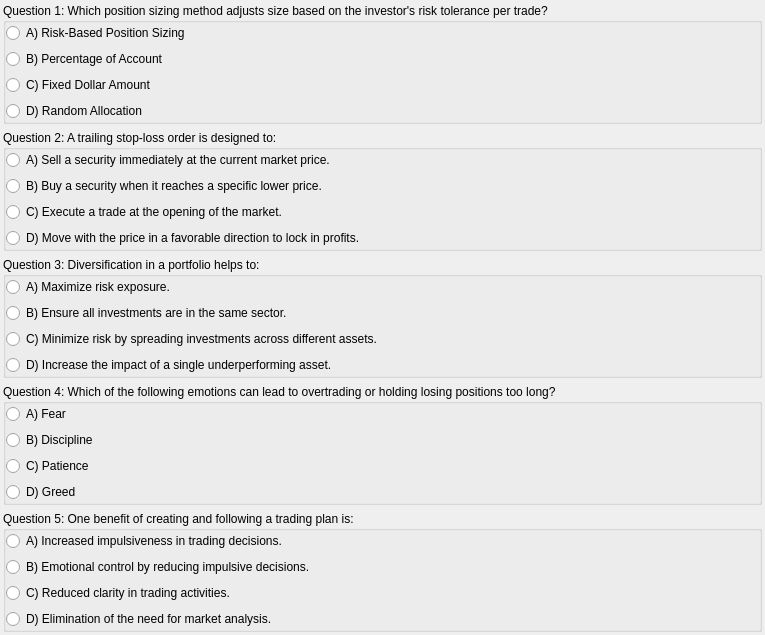
                 <widget class="QWidget" name="quiz5scrollWidget">
                  <property name="geometry">
                   <rect>
                    <x>0</x>
                    <y>0</y>
                    <width>765</width>
                    <height>610</height>
                   </rect>
                  </property>
                  <layout class="QVBoxLayout" name="verticalLayout_28">
                   <property name="leftMargin">
                    <number>3</number>
                   </property>
                   <property name="topMargin">
                    <number>3</number>
                   </property>
                   <property name="rightMargin">
                    <number>3</number>
                   </property>
                   <property name="bottomMargin">
                    <number>3</number>
                   </property>
                   <item>
                    <widget class="QGroupBox" name="M5Question1">
                     <property name="sizePolicy">
                      <sizepolicy hsizetype="Preferred" vsizetype="Preferred">
                       <horstretch>0</horstretch>
                       <verstretch>0</verstretch>
                      </sizepolicy>
                     </property>
                     <property name="title">
                      <string>Question 1: Which position sizing method adjusts size based on the investor's risk tolerance per trade?</string>
                     </property>
                     <property name="checkable">
                      <bool>false</bool>
                     </property>
                     <layout class="QVBoxLayout" name="verticalLayout_29">
                      <property name="leftMargin">
                       <number>0</number>
                      </property>
                      <property name="topMargin">
                       <number>0</number>
                      </property>
                      <property name="rightMargin">
                       <number>0</number>
                      </property>
                      <property name="bottomMargin">
                       <number>0</number>
                      </property>
                      <item>
                       <widget class="QRadioButton" name="Q1A1_5C">
                        <property name="text">
                         <string>A) Risk-Based Position Sizing</string>
                        </property>
                       </widget>
                      </item>
                      <item>
                       <widget class="QRadioButton" name="Q1A2_5">
                        <property name="text">
                         <string>B) Percentage of Account</string>
                        </property>
                       </widget>
                      </item>
                      <item>
                       <widget class="QRadioButton" name="Q1A3_5">
                        <property name="text">
                         <string>C) Fixed Dollar Amount</string>
                        </property>
                       </widget>
                      </item>
                      <item>
                       <widget class="QRadioButton" name="Q1A4_5">
                        <property name="text">
                         <string>D) Random Allocation</string>
                        </property>
                       </widget>
                      </item>
                     </layout>
                    </widget>
                   </item>
                   <item>
                    <widget class="QGroupBox" name="M5Question2">
                     <property name="title">
                      <string>Question 2: A trailing stop-loss order is designed to:</string>
                     </property>
                     <layout class="QVBoxLayout" name="verticalLayout_30">
                      <property name="leftMargin">
                       <number>0</number>
                      </property>
                      <property name="topMargin">
                       <number>0</number>
                      </property>
                      <property name="rightMargin">
                       <number>0</number>
                      </property>
                      <property name="bottomMargin">
                       <number>0</number>
                      </property>
                      <item>
                       <widget class="QRadioButton" name="Q2A1_5">
                        <property name="text">
                         <string>A) Sell a security immediately at the current market price.</string>
                        </property>
                       </widget>
                      </item>
                      <item>
                       <widget class="QRadioButton" name="Q2A2_5">
                        <property name="text">
                         <string>B) Buy a security when it reaches a specific lower price.</string>
                        </property>
                       </widget>
                      </item>
                      <item>
                       <widget class="QRadioButton" name="Q2A3_5">
                        <property name="text">
                         <string>C) Execute a trade at the opening of the market.</string>
                        </property>
                       </widget>
                      </item>
                      <item>
                       <widget class="QRadioButton" name="Q2A4_5C">
                        <property name="text">
                         <string>D) Move with the price in a favorable direction to lock in profits.</string>
                        </property>
                       </widget>
                      </item>
                     </layout>
                    </widget>
                   </item>
                   <item>
                    <widget class="QGroupBox" name="M5Question3">
                     <property name="title">
                      <string>Question 3: Diversification in a portfolio helps to:</string>
                     </property>
                     <layout class="QVBoxLayout" name="verticalLayout_31">
                      <property name="leftMargin">
                       <number>0</number>
                      </property>
                      <property name="topMargin">
                       <number>0</number>
                      </property>
                      <property name="rightMargin">
                       <number>0</number>
                      </property>
                      <property name="bottomMargin">
                       <number>0</number>
                      </property>
                      <item>
                       <widget class="QRadioButton" name="Q3A1_5">
                        <property name="text">
                         <string>A) Maximize risk exposure.</string>
                        </property>
                       </widget>
                      </item>
                      <item>
                       <widget class="QRadioButton" name="Q3A2_5">
                        <property name="text">
                         <string>B) Ensure all investments are in the same sector.</string>
                        </property>
                       </widget>
                      </item>
                      <item>
                       <widget class="QRadioButton" name="Q3A3_5C">
                        <property name="text">
                         <string>C) Minimize risk by spreading investments across different assets.</string>
                        </property>
                       </widget>
                      </item>
                      <item>
                       <widget class="QRadioButton" name="Q3A4_5">
                        <property name="text">
                         <string>D) Increase the impact of a single underperforming asset.</string>
                        </property>
                       </widget>
                      </item>
                     </layout>
                    </widget>
                   </item>
                   <item>
                    <widget class="QGroupBox" name="M5Question4">
                     <property name="title">
                      <string>Question 4: Which of the following emotions can lead to overtrading or holding losing positions too long?</string>
                     </property>
                     <layout class="QVBoxLayout" name="verticalLayout_32">
                      <property name="leftMargin">
                       <number>0</number>
                      </property>
                      <property name="topMargin">
                       <number>0</number>
                      </property>
                      <property name="rightMargin">
                       <number>0</number>
                      </property>
                      <property name="bottomMargin">
                       <number>0</number>
                      </property>
                      <item>
                       <widget class="QRadioButton" name="Q4A1_5">
                        <property name="text">
                         <string>A) Fear</string>
                        </property>
                       </widget>
                      </item>
                      <item>
                       <widget class="QRadioButton" name="Q4A2_5">
                        <property name="text">
                         <string>B) Discipline</string>
                        </property>
                       </widget>
                      </item>
                      <item>
                       <widget class="QRadioButton" name="Q4A3_5">
                        <property name="text">
                         <string>C) Patience</string>
                        </property>
                       </widget>
                      </item>
                      <item>
                       <widget class="QRadioButton" name="Q4A4_5C">
                        <property name="text">
                         <string>D) Greed</string>
                        </property>
                       </widget>
                      </item>
                     </layout>
                    </widget>
                   </item>
                   <item>
                    <widget class="QGroupBox" name="M5Question5">
                     <property name="title">
                      <string>Question 5: One benefit of creating and following a trading plan is:</string>
                     </property>
                     <layout class="QVBoxLayout" name="verticalLayout_33">
                      <property name="leftMargin">
                       <number>0</number>
                      </property>
                      <property name="topMargin">
                       <number>0</number>
                      </property>
                      <property name="rightMargin">
                       <number>0</number>
                      </property>
                      <property name="bottomMargin">
                       <number>0</number>
                      </property>
                      <item>
                       <widget class="QRadioButton" name="Q5A1_5">
                        <property name="text">
                         <string>A) Increased impulsiveness in trading decisions.</string>
                        </property>
                       </widget>
                      </item>
                      <item>
                       <widget class="QRadioButton" name="Q5A4_5C">
                        <property name="text">
                         <string>B) Emotional control by reducing impulsive decisions.</string>
                        </property>
                       </widget>
                      </item>
                      <item>
                       <widget class="QRadioButton" name="Q5A3_5">
                        <property name="text">
                         <string>C) Reduced clarity in trading activities.</string>
                        </property>
                       </widget>
                      </item>
                      <item>
                       <widget class="QRadioButton" name="Q5A2_5">
                        <property name="text">
                         <string>D) Elimination of the need for market analysis.</string>
                        </property>
                       </widget>
                      </item>
                     </layout>
                    </widget>
                   </item>
                  </layout>
                 </widget>
